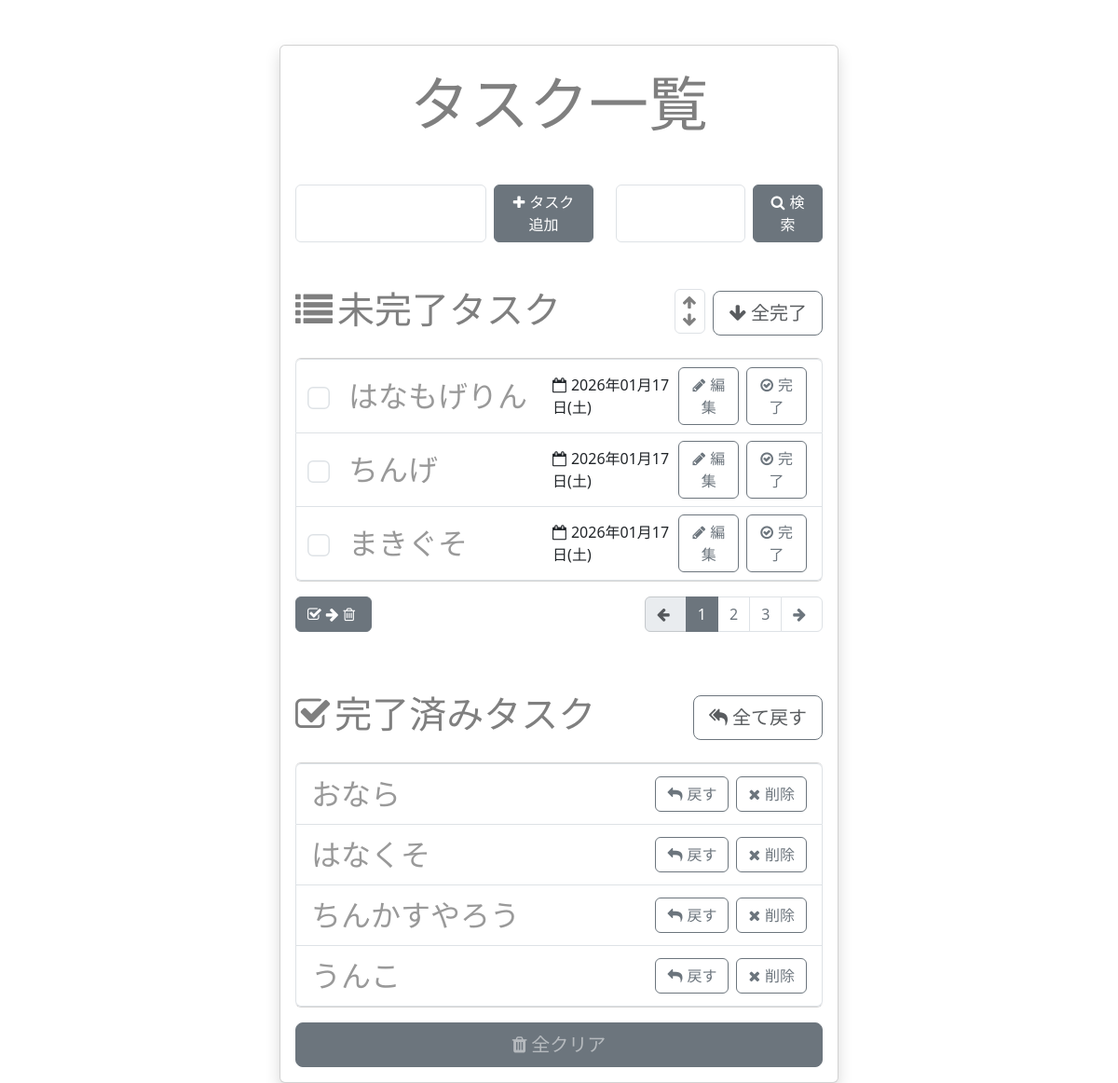
The page / on the database its author committed.
### app.py (models this page shows, shortened)
class Task(db.Model):
    __tablename__ = 'tasks'
    id = db.Column(db.Integer, primary_key=True, autoincrement=True)
    content = db.Column(db.String(200), nullable=False)
    is_completed = db.Column(db.Boolean, default=False)
    created_at = db.Column(db.DateTime, nullable=False, default=lambda: datetime.now(pytz.timezone('Asia/Tokyo')))

### app.py (the view)
@app.route('/')
def index():
    page = request.args.get('page', 1, type=int)
    pagination = Task.query.filter_by(is_completed=False).paginate(page=page, per_page=PER_PAGE)
    uncompleted_tasks = pagination.items
    total_pages = pagination.pages
    completed_tasks = Task.query.filter_by(is_completed=True).all()
    editing_task_id = request.args.get('editing_task_id', type=int)
    return render_template('index.j2', uncompleted_tasks=uncompleted_tasks, completed_tasks=completed_tasks, total_pages=total_pages, page=page, editing_task_id=editing_task_id)

### templates/index.j2 (shortened to what this page needs)
<!DOCTYPE html>
<html lang="ja">
    <head>
        <link rel="stylesheet"
              href="https://stackpath.bootstrapcdn.com/font-awesome/4.7.0/css/font-awesome.min.css">
        <link rel="stylesheet"
              href="https://cdn.jsdelivr.net/npm/bootstrap@5.3.0/dist/css/bootstrap.min.css">
    </head>
    <body>
        <div class="card w-50 mx-auto shadow p-3 mt-5">
            <h1 class="card-title display-3 text-center text-black-50 mt-2 mb-4">タスク一覧</h1>
            <div class="row mt-4">
                <form action="{{ url_for('new_task') }}" method="post" class="col-7">
                    <label class="form-group d-flex gap-2">
                        <input type="text" name="content" autofocus class="form-control">
                        <button type="submit" class="btn btn-secondary w-50">
                            <i class="fa fa-plus"></i>タスク追加
                        </button>
                    </label>
                </form>
                <form action="{{ url_for('search_task') }}" method="post" class="col-5">
                    <label class="form-group d-flex gap-2">
                        <input type="text"
                            name="search"
                            class="form-control"
                            value="{{ search }}">
                        <button type="submit" class="btn btn-secondary w-50">
                            <i class="fa fa-search"></i>検索
                        </button>
                    </label>
                </form>
            </div>
            <h2 class="card-title display-6 text-center text-black-50 mt-5 d-flex justify-content-between">
                <span><i class="fa fa-list"></i>未完了タスク</span>
                <div class="d-flex align-items-center">
                    <div class="d-flex flex-column border radius p-1 ps-2 me-2 justify-content-center rounded">
                        <a href="{{ url_for('sort', sort='asc') }}" class="text-black-50 arrow">
                            <i class="fa fa-arrow-up"></i>
                        </a>
                        <a href="{{ url_for('sort', sort='desc') }}" class="text-black-50 arrow">
                            <i class="fa fa-arrow-down"></i>
                        </a>
                    </div>
                    <form action="{{ url_for('all_complete') }}" method="post">
                        <button type="submit" class="btn btn-outline-secondary btn-lg text-muted">
                            <i class="fa fa-arrow-down"></i>全完了
                        </button>
                    </form>
                </div>
            </h2>
                <ul class="list-group my-3">
                    {% for u in uncompleted_tasks %}
                        <li class="list-group-item d-flex justify-content-between align-items-center">
                            <div class="d-flex align-items-center" style="width:60%">
                                <input type="checkbox" value="{{ u.id }}" class="form-check-input me-4 check-secondary delete-check">
                                {% if editing_task_id == u.id %}
                                    <form action="{{ url_for('update_task', task_id=u.id) }}" method="post" class="d-flex">
                                        <input type="text" name="update" class="form-control" value="{{ u.content }}">
                                        <button type="submit" class="btn btn-outline-secondary btn-sm w-50"><i class="fa fa-floppy-o"></i>保存</button>
                                        <button type="submit" class="btn btn-outline-secondary btn-sm w-50" formaction="{{ url_for('edit_cancel') }}"><i class="fa fa-times"></i>キャンセル</button>
                                    </form>
                                {% else %}
                                    <span class="list-text">{{ u.content }}</span>
                                {% endif %}
                            </div>
                            <form class="ms-a d-flex gap-2 align-items-center">
                                <span><i class="fa fa-calendar-o"></i>{{ u.created_at.strftime("%Y年%m月%d日") }}({{ ['月','火','水','木','金','土','日'][u.created_at.weekday() ] }})</span>
                                <button type="submit"
                                        formaction="{{ url_for('edit_task', task_id=u.id) }}"
                                        formmethod="post"
                                        class="btn btn-outline-secondary">
                                    <i class="fa fa-pencil"></i>編集
                                </button>
                                <button type="submit"
                                        formaction="{{ url_for('complete_task', task_id=u.id) }}"
                                        formmethod="post"
                                        class="btn btn-outline-secondary">
                                    <i class="fa fa-check-circle-o"></i>完了
                                </button>
                            </form>
                        </li>
                    {% endfor %}
                </ul>
                <div class="d-flex justify-content-between">
                    <button type="submit" class="btn btn-secondary btn-compact"  onclick="submitChecked()">
                        <i class="fa fa-check-square-o"></i><i class="fa fa-arrow-right"></i><i class="fa fa-trash-o"></i>
                    </button>
                    <nav aria-label="Page navigation">
                        <ul class="pagination pagination-secondary justify-content-center">
                            <li class="page-item {% if page == 1 %}disabled{% endif %}">
                                <a class="page-link" href="?page={{ page - 1 }}" aria-label="Previous"><i class="fa fa-arrow-left"></i></a>
                            </li>
                            {% for p in range(1, total_pages + 1) %}
                                <li class="page-item {% if p == page %}active{% endif %}">
                                    <a class="page-link" href="?page={{ p }}">{{ p }}</a>
                                </li>
                            {% endfor %}
                            <li class="page-item {% if page == total_pages %}disabled{% endif %}">
                                <a class="page-link" href="?page={{ page + 1 }}" aria-label="Next"><i class="fa fa-arrow-right"></i></a>
                            </li>
                        </ul>
                    </nav>
                </div>
            <h2 class="card-title display-6 text-center text-black-50 mt-5 d-flex justify-content-between">
                <span><i class="fa fa-check-square-o"></i>完了済みタスク</span>
                <form action="{{ url_for('all_uncomplete') }}" method="post">
                    <button type="submit" class="btn btn-outline-secondary btn-lg text-muted">
                        <i class="fa fa-mail-reply-all"></i>全て戻す
                    </button>
                </form>
            </h2>
            <ul class="list-group my-3">
                {% for c in completed_tasks %}
                    <li class="list-group-item d-flex justify-content-between align-items-center">
                        <span class="list-text">{{ c.content }}</span>
                        <div class="ms-a d-flex gap-2">
                            <form action="{{ url_for('uncomplete_task', task_id=c.id) }}" method="post">
                                <button type="submit" class="btn btn-outline-secondary">
                                    <i class="fa fa-mail-reply"></i>戻す
                                </button>
                            </form>
                            <form action="{{ url_for('remove_task', task_id=c.id) }}" method="post">
                                <button type="submit" class="btn btn-outline-secondary">
                                    <i class="fa fa-times"></i>削除
                                </button>
                            </form>
                        </div>
                    </li>
                {% endfor %}
            </ul>
            <form action="{{ url_for('clear_tasks') }}" method="post" class="d-grid">
                <button type="submit"
                        class="btn btn-secondary btn-lg text-white-50 text-muted">
                    <i class="fa fa-trash"></i>全クリア
                </button>
            </form>
        </div>
    </body>
</html>

### templates/index.j2 (style rules this page uses)
input[type=text] { font-size: 1.2rem; }
.fa { margin-right: 5px; }
.list-text { font-size: 2rem; color: #999; }
.arrow { font-size: 1rem; }
.btn-compact { height: 2.4rem; }
.pagination-secondary .page-link { color: var(--bs-secondary); }
.pagination-secondary .page-item.active .page-link { color: #fff; background-color: var(--bs-secondary); border-color: var(--bs-secondary); }
.pagination-secondary .page-item.disabled .page-link { color: var(--bs-secondary-color); background-color: var(--bs-secondary-bg); border-color: var(--bs-secondary-border-subtle); }
.check-secondary { transform: scale(1.5); cursor: pointer; }

### rows shown on the page
Task: content "はなもげりん", created_at "2026年01月17日", created_at "土"
Task: content "ちんげ", created_at "2026年01月17日", created_at "土"
Task: content "まきぐそ", created_at "2026年01月17日", created_at "土"
Task: content "おなら"
Task: content "はなくそ"
Task: content "ちんかすやろう"
Task: content "うんこ"

### other values the page prints
{{ p }} "1" "2" "3"
